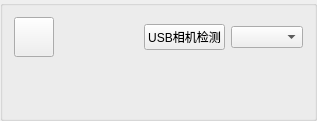
   <widget class="QGroupBox" name="groupBox_4">
    <property name="geometry">
     <rect>
      <x>66</x>
      <y>180</y>
      <width>311</width>
      <height>121</height>
     </rect>
    </property>
    <property name="title">
     <string/>
    </property>
    <layout class="QGridLayout" name="gridLayout_6">
     <item row="0" column="0">
      <layout class="QGridLayout" name="gridLayout_5">
       <item row="0" column="0">
        <layout class="QHBoxLayout" name="horizontalLayout_10">
         <item>
          <layout class="QHBoxLayout" name="horizontalLayout_5">
           <item>
            <widget class="QPushButton" name="switchBt">
             <property name="minimumSize">
              <size>
               <width>40</width>
               <height>40</height>
              </size>
             </property>
             <property name="maximumSize">
              <size>
               <width>40</width>
               <height>40</height>
              </size>
             </property>
             <property name="text">
              <string/>
             </property>
            </widget>
           </item>
           <item>
            <spacer name="horizontalSpacer_6">
             <property name="orientation">
              <enum>Qt::Horizontal</enum>
             </property>
             <property name="sizeHint" stdset="0">
              <size>
               <width>40</width>
               <height>20</height>
              </size>
             </property>
            </spacer>
           </item>
          </layout>
         </item>
         <item>
          <layout class="QHBoxLayout" name="horizontalLayout_9">
           <item>
            <widget class="QPushButton" name="camera_det_pB">
             <property name="text">
              <string>USB相机检测</string>
             </property>
            </widget>
           </item>
           <item>
            <widget class="QComboBox" name="camera_comboBox">
             <property name="sizePolicy">
              <sizepolicy hsizetype="Preferred" vsizetype="Fixed">
               <horstretch>0</horstretch>
               <verstretch>0</verstretch>
              </sizepolicy>
             </property>
            </widget>
           </item>
          </layout>
         </item>
        </layout>
       </item>
       <item row="1" column="0">
        <spacer name="verticalSpacer">
         <property name="orientation">
          <enum>Qt::Vertical</enum>
         </property>
         <property name="sizeHint" stdset="0">
          <size>
           <width>289</width>
           <height>13</height>
          </size>
         </property>
        </spacer>
       </item>
      </layout>
     </item>
    </layout>
   </widget>
